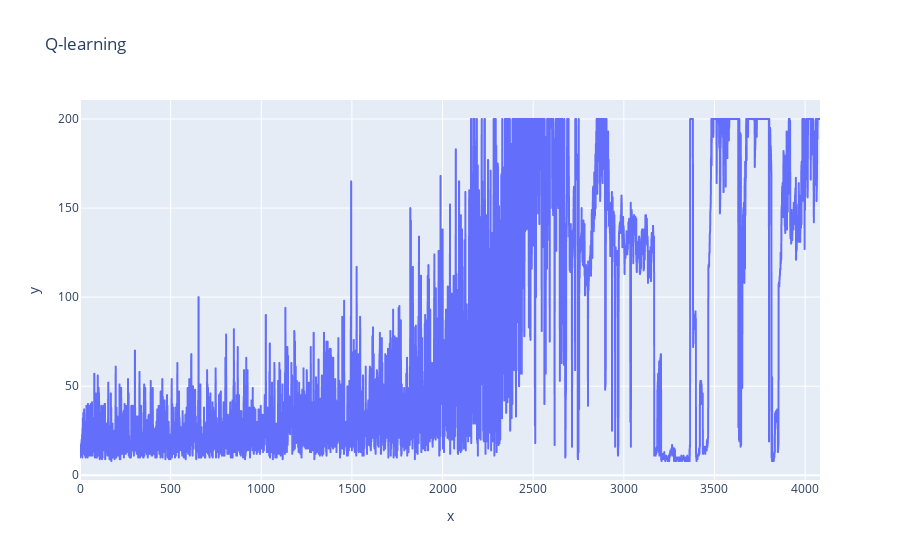

The notebook cell this image was saved under:
### Code cell
ple.line(x=range(len(rewards)), y=rewards, title="Q-learning")

### Figure 1 — Plotly figure (JSON) as saved in the notebook; plotly's stock layout.template omitted (floating-point values rounded to 4 significant figures; data arrays with more than 128 entries replaced by an {"elided": "..."} marker saying what was removed)
{"data": [{"hoverlabel": {"namelength": 0}, "hovertemplate": "x=%{x}<br>y=%{y}", "legendgroup": "", "line": {"color": "#636efa", "dash": "solid"}, "mode": "lines", "name": "", "showlegend": false, "type": "scattergl", "x": {"elided": "4083 int values"}, "xaxis": "x", "y": {"elided": "4083 int values"}, "yaxis": "y"}], "layout": {"legend": {"tracegroupgap": 0}, "title": {"text": "Q-learning"}, "xaxis": {"anchor": "y", "domain": [0, 1], "title": {"text": "x"}}, "yaxis": {"anchor": "x", "domain": [0, 1], "title": {"text": "y"}}}}
